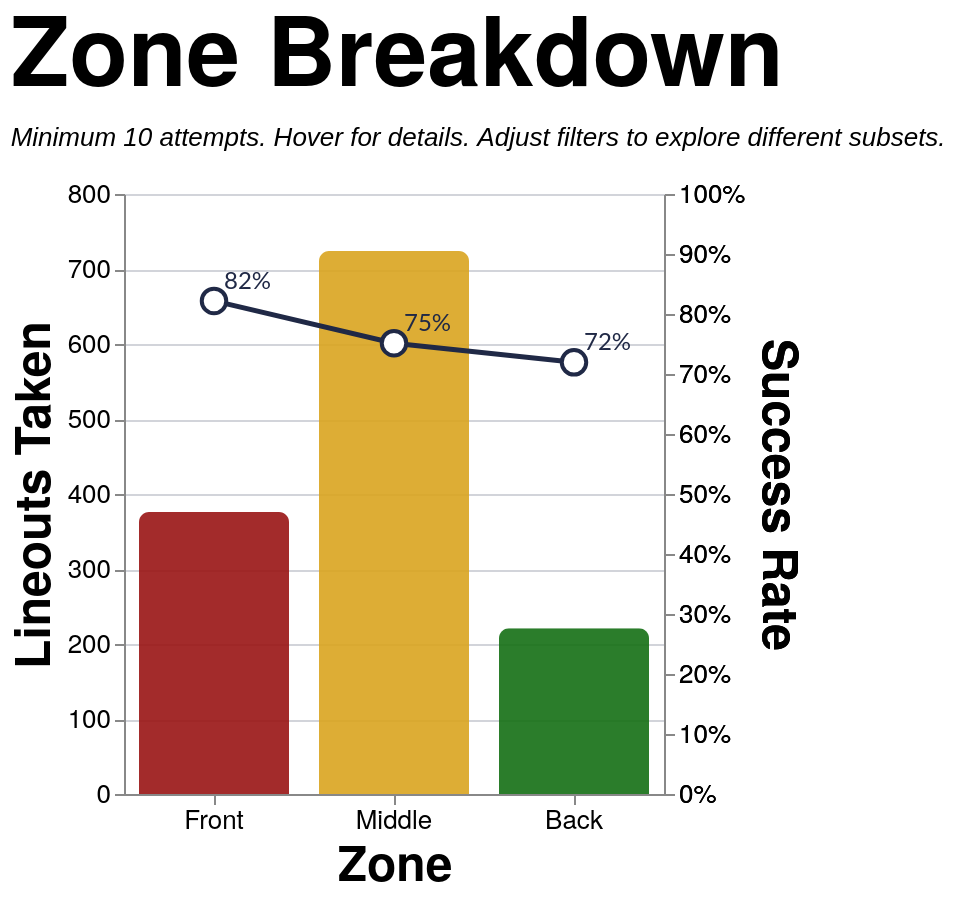

Write the Vega-Lite specification saved for this chart.
### Vega-Lite specification from a JSON file in a GitHub repository (floating-point values rounded to 4 significant figures; data arrays with more than 128 entries replaced by an {"elided": "..."} marker saying what was removed)
{"config": {"axis": {"labelFont": "PT Sans Narrow, Helvetica Neue, Helvetica, Arial, sans-serif", "titleFont": "PT Sans Narrow, Helvetica Neue, Helvetica, Arial, sans-serif", "labelFontSize": 13, "titleFontSize": 24, "gridColor": "#202947", "gridOpacity": 0.2, "zindex": 1}, "text": {"font": "Lato, sans-serif"}, "bar": {"cornerRadiusEnd": 5}, "header": {"labelFont": "PT Sans Narrow, Helvetica Neue, Helvetica, Arial, sans-serif", "titleFont": "PT Sans Narrow, Helvetica Neue, Helvetica, Arial, sans-serif", "labelFontSize": 24, "titleFontSize": 28, "labelFontWeight": "bold", "orient": "left"}, "legend": {"labelFont": "PT Sans Narrow, Helvetica Neue, Helvetica, Arial, sans-serif", "titleFont": "PT Sans Narrow, Helvetica Neue, Helvetica, Arial, sans-serif", "labelFontSize": 14, "titleFontSize": 16, "titlePadding": 5, "fillColor": "white", "strokeColor": "black", "padding": 10, "titleFontWeight": "lighter", "titleFontStyle": "italic", "titleColor": "gray", "offset": 10}, "title": {"font": "PT Sans Narrow, Helvetica Neue, Helvetica, Arial, sans-serif", "fontSize": 48, "fontWeight": "bold", "anchor": "start", "align": "center", "titlePadding": 20, "subtitlePadding": 10, "subtitleFontSize": 13, "subtitleColor": "", "subtitleFontStyle": "italic", "offset": 15, "color": "black"}, "axisX": {"labelAngle": 0}, "facet": {"title": null, "header": null, "align": {"row": "each", "column": "each"}, "spacing": 10}, "resolve": {"scale": {"y": "independent", "facet": "independent"}}, "background": "transparent", "scale": {"offsetBandPaddingOuter": 0.2, "offsetBandPaddingInner": 0.1}, "view": {"stroke": null, "background": "transparent"}}, "layer": [{"mark": {"type": "bar", "opacity": 0.9, "size": 75}, "encoding": {"color": {"field": "area", "legend": null, "scale": {"domain": ["Front", "Middle", "Back"], "range": ["#991515", "goldenrod", "#146f14"]}, "type": "nominal"}, "stroke": {"value": "transparent"}, "tooltip": [{"field": "area", "title": "Zone", "type": "nominal"}, {"field": "attempts", "format": ",.0f", "title": "Attempts", "type": "quantitative"}, {"field": "won", "format": ",.0f", "title": "Won", "type": "quantitative"}, {"field": "success_rate", "format": ".1%", "title": "Success Rate", "type": "quantitative"}], "x": {"axis": {"labelAngle": 0}, "field": "area", "sort": ["Front", "Middle", "Back"], "title": "Zone", "type": "nominal"}, "y": {"field": "attempts", "title": "Lineouts Taken", "type": "quantitative"}}, "transform": [{"filter": "(loSquad == 'All' || datum.squad == loSquad) && (loSeason == 'All' || datum.season == loSeason) && (loGameType == 'All' || (loGameType == 'League + Cup' && (datum.game_type == 'League' || datum.game_type == 'Cup')) || (loGameType == 'League only' && datum.game_type == 'League') || datum.game_type == loGameType) && (loThrower == 'All' || datum.thrower == loThrower) && (loJumper == 'All' || datum.jumper == loJumper) && (loArea == 'All' || datum.area == loArea) && (loNumbers == 'All' || datum.numbers == loNumbers)"}, {"aggregate": [{"op": "count", "as": "attempts"}, {"op": "sum", "field": "won", "as": "won"}], "groupby": ["area"]}, {"filter": "datum.attempts >= 10"}, {"calculate": "datum.won / datum.attempts", "as": "success_rate"}]}, {"mark": {"type": "line", "point": {"fill": "white", "filled": false, "size": 150, "stroke": "#202946"}, "stroke": "#202946", "strokeWidth": 2.5}, "encoding": {"tooltip": [{"field": "area", "title": "Zone", "type": "nominal"}, {"field": "attempts", "format": ",.0f", "title": "Attempts", "type": "quantitative"}, {"field": "won", "format": ",.0f", "title": "Won", "type": "quantitative"}, {"field": "success_rate", "format": ".1%", "title": "Success Rate", "type": "quantitative"}], "x": {"axis": {"labelAngle": 0}, "field": "area", "sort": ["Front", "Middle", "Back"], "title": "Zone", "type": "nominal"}, "y": {"axis": {"format": "%", "orient": "right"}, "field": "success_rate", "scale": {"domain": [0, 1]}, "title": "Success Rate", "type": "quantitative"}}, "transform": [{"filter": "(loSquad == 'All' || datum.squad == loSquad) && (loSeason == 'All' || datum.season == loSeason) && (loGameType == 'All' || (loGameType == 'League + Cup' && (datum.game_type == 'League' || datum.game_type == 'Cup')) || (loGameType == 'League only' && datum.game_type == 'League') || datum.game_type == loGameType) && (loThrower == 'All' || datum.thrower == loThrower) && (loJumper == 'All' || datum.jumper == loJumper) && (loArea == 'All' || datum.area == loArea) && (loNumbers == 'All' || datum.numbers == loNumbers)"}, {"aggregate": [{"op": "count", "as": "attempts"}, {"op": "sum", "field": "won", "as": "won"}], "groupby": ["area"]}, {"filter": "datum.attempts >= 10"}, {"calculate": "datum.won / datum.attempts", "as": "success_rate"}]}, {"mark": {"type": "text", "align": "left", "baseline": "middle", "color": "#202946", "dx": 5, "dy": -10, "fontSize": 12}, "encoding": {"text": {"field": "success_rate", "format": ".0%", "type": "quantitative"}, "x": {"axis": {"labelAngle": 0}, "field": "area", "sort": ["Front", "Middle", "Back"], "title": "Zone", "type": "nominal"}, "y": {"axis": {"format": "%", "orient": "right"}, "field": "success_rate", "scale": {"domain": [0, 1]}, "title": "Success Rate", "type": "quantitative"}}, "transform": [{"filter": "(loSquad == 'All' || datum.squad == loSquad) && (loSeason == 'All' || datum.season == loSeason) && (loGameType == 'All' || (loGameType == 'League + Cup' && (datum.game_type == 'League' || datum.game_type == 'Cup')) || (loGameType == 'League only' && datum.game_type == 'League') || datum.game_type == loGameType) && (loThrower == 'All' || datum.thrower == loThrower) && (loJumper == 'All' || datum.jumper == loJumper) && (loArea == 'All' || datum.area == loArea) && (loNumbers == 'All' || datum.numbers == loNumbers)"}, {"aggregate": [{"op": "count", "as": "attempts"}, {"op": "sum", "field": "won", "as": "won"}], "groupby": ["area"]}, {"filter": "datum.attempts >= 10"}, {"calculate": "datum.won / datum.attempts", "as": "success_rate"}]}], "data": {"name": "data-e43753c4e564295a8a2bb987474335c8"}, "height": 300, "params": [{"name": "loSquad", "value": "All"}, {"name": "loSeason", "value": "All"}, {"name": "loGameType", "value": "All"}, {"name": "loThrower", "value": "All"}, {"name": "loJumper", "value": "All"}, {"name": "loArea", "value": "All"}, {"name": "loNumbers", "value": "All"}], "resolve": {"scale": {"y": "independent"}}, "title": {"text": "Zone Breakdown", "subtitle": "Minimum 10 attempts. Hover for details. Adjust filters to explore different subsets."}, "width": {"step": 90}, "$schema": "https://vega.github.io/schema/vega-lite/v5.20.1.json", "datasets": {"data-e43753c4e564295a8a2bb987474335c8": {"elided": "1324 records"}}}
